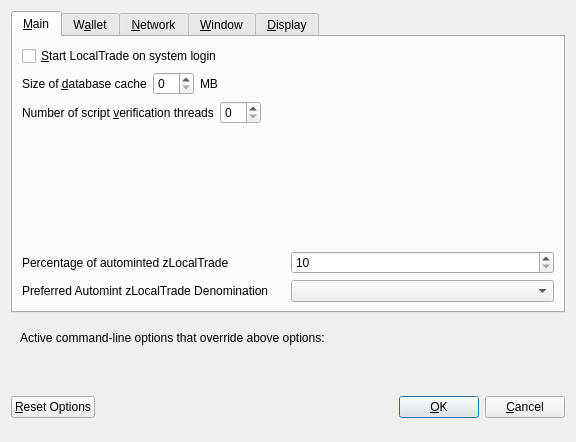
<?xml version="1.0" encoding="UTF-8"?>
<ui version="4.0">
 <class>OptionsDialog</class>
 <widget class="QDialog" name="OptionsDialog">
  <property name="geometry">
   <rect>
    <x>0</x>
    <y>0</y>
    <width>576</width>
    <height>442</height>
   </rect>
  </property>
  <property name="windowTitle">
   <string>Options</string>
  </property>
  <property name="modal">
   <bool>true</bool>
  </property>
  <layout class="QVBoxLayout" name="verticalLayout">
   <item>
    <widget class="QTabWidget" name="tabWidget">
     <property name="currentIndex">
      <number>0</number>
     </property>
     <widget class="QWidget" name="tabMain">
      <attribute name="title">
       <string>&amp;Main</string>
      </attribute>
      <layout class="QVBoxLayout" name="verticalLayout_Main">
       <item>
        <widget class="QCheckBox" name="bitcoinAtStartup">
         <property name="toolTip">
          <string>Automatically start LocalTrade after logging in to the system.</string>
         </property>
         <property name="text">
          <string>&amp;Start LocalTrade on system login</string>
         </property>
        </widget>
       </item>
       <item>
        <layout class="QHBoxLayout" name="horizontalLayout_2_Main">
         <item>
          <widget class="QLabel" name="databaseCacheLabel">
           <property name="text">
            <string>Size of &amp;database cache</string>
           </property>
           <property name="textFormat">
            <enum>Qt::PlainText</enum>
           </property>
           <property name="buddy">
            <cstring>databaseCache</cstring>
           </property>
          </widget>
         </item>
         <item>
          <widget class="QSpinBox" name="databaseCache"/>
         </item>
         <item>
          <widget class="QLabel" name="databaseCacheUnitLabel">
           <property name="text">
            <string>MB</string>
           </property>
           <property name="textFormat">
            <enum>Qt::PlainText</enum>
           </property>
          </widget>
         </item>
         <item>
          <spacer name="horizontalSpacer_2_Main">
           <property name="orientation">
            <enum>Qt::Horizontal</enum>
           </property>
           <property name="sizeHint" stdset="0">
            <size>
             <width>40</width>
             <height>20</height>
            </size>
           </property>
          </spacer>
         </item>
        </layout>
       </item>
       <item>
        <layout class="QHBoxLayout" name="horizontalLayout_3_Main">
         <item>
          <widget class="QLabel" name="threadsScriptVerifLabel">
           <property name="text">
            <string>Number of script &amp;verification threads</string>
           </property>
           <property name="textFormat">
            <enum>Qt::PlainText</enum>
           </property>
           <property name="buddy">
            <cstring>threadsScriptVerif</cstring>
           </property>
          </widget>
         </item>
         <item>
          <widget class="QSpinBox" name="threadsScriptVerif">
           <property name="toolTip">
            <string>(0 = auto, &lt;0 = leave that many cores free)</string>
           </property>
          </widget>
         </item>
         <item>
          <spacer name="horizontalSpacer_3_Main">
           <property name="orientation">
            <enum>Qt::Horizontal</enum>
           </property>
           <property name="sizeHint" stdset="0">
            <size>
             <width>40</width>
             <height>20</height>
            </size>
           </property>
          </spacer>
         </item>
        </layout>
       </item>
       <item>
        <spacer name="verticalSpacer_2">
         <property name="orientation">
          <enum>Qt::Vertical</enum>
         </property>
         <property name="sizeHint" stdset="0">
          <size>
           <width>20</width>
           <height>40</height>
          </size>
         </property>
        </spacer>
       </item>
       <item>
        <layout class="QHBoxLayout" name="horizontalLayout_3">
         <item>
          <widget class="QLabel" name="percentage_label">
           <property name="toolTip">
            <string>Percentage of incoming LocalTrade which get automatically converted to zLocalTrade via Zerocoin Protocol (min: 10%)</string>
           </property>
           <property name="text">
            <string>Percentage of autominted zLocalTrade</string>
           </property>
          </widget>
         </item>
         <item>
          <widget class="QSpinBox" name="zeromintPercentage">
           <property name="minimum">
            <number>10</number>
           </property>
           <property name="maximum">
            <number>100</number>
           </property>
          </widget>
         </item>
        </layout>
       </item>
       <item>
        <layout class="QHBoxLayout" name="horizontalLayout" stretch="0,0">
         <property name="sizeConstraint">
          <enum>QLayout::SetFixedSize</enum>
         </property>
         <item>
          <widget class="QLabel" name="labelPreferredDenom">
           <property name="maximumSize">
            <size>
             <width>16777215</width>
             <height>16777215</height>
            </size>
           </property>
           <property name="toolTip">
            <string>Wait with automatic conversion to Zerocoin until enough LocalTrade for this denomination is available</string>
           </property>
           <property name="text">
            <string>Preferred Automint zLocalTrade Denomination</string>
           </property>
          </widget>
         </item>
         <item>
          <widget class="QComboBox" name="preferredDenom">
           <property name="maximumSize">
            <size>
             <width>16777215</width>
             <height>27</height>
            </size>
           </property>
           <property name="toolTip">
            <string>Wait with automatic conversion to Zerocoin until enough LocalTrade for this denomination is available</string>
           </property>
           <property name="maxVisibleItems">
            <number>9</number>
           </property>
           <property name="maxCount">
            <number>9</number>
           </property>
          </widget>
         </item>
        </layout>
       </item>
      </layout>
     </widget>
     <widget class="QWidget" name="tabWallet">
      <attribute name="title">
       <string>W&amp;allet</string>
      </attribute>
      <layout class="QVBoxLayout" name="verticalLayout_Wallet">
       <item>
        <widget class="QGroupBox" name="groupBox">
         <property name="title">
          <string>Expert</string>
         </property>
         <layout class="QVBoxLayout" name="verticalLayout_2">
          <item>
           <widget class="QCheckBox" name="coinControlFeatures">
            <property name="toolTip">
             <string>Whether to show coin control features or not.</string>
            </property>
            <property name="text">
             <string>Enable coin &amp;control features</string>
            </property>
           </widget>
          </item>
          <item>
           <widget class="QCheckBox" name="showMasternodesTab">
            <property name="toolTip">
             <string>Show additional tab listing all your masternodes in first sub-tab&lt;br/&gt;and all masternodes on the network in second sub-tab.</string>
            </property>
            <property name="text">
             <string>Show Masternodes Tab</string>
            </property>
           </widget>
          </item>
          <item>
           <widget class="QCheckBox" name="spendZeroConfChange">
            <property name="toolTip">
             <string>If you disable the spending of unconfirmed change, the change from a transaction&lt;br/&gt;cannot be used until that transaction has at least one confirmation.&lt;br/&gt;This also affects how your balance is computed.</string>
            </property>
            <property name="text">
             <string>&amp;Spend unconfirmed change</string>
            </property>
           </widget>
          </item>
         </layout>
        </widget>
       </item>
       <item>
        <spacer name="verticalSpacer_Wallet">
         <property name="orientation">
          <enum>Qt::Vertical</enum>
         </property>
         <property name="sizeHint" stdset="0">
          <size>
           <width>20</width>
           <height>40</height>
          </size>
         </property>
        </spacer>
       </item>
      </layout>
     </widget>
     <widget class="QWidget" name="tabNetwork">
      <attribute name="title">
       <string>&amp;Network</string>
      </attribute>
      <layout class="QVBoxLayout" name="verticalLayout_Network">
       <item>
        <widget class="QCheckBox" name="mapPortUpnp">
         <property name="toolTip">
          <string>Automatically open the LocalTrade client port on the router. This only works when your router supports UPnP and it is enabled.</string>
         </property>
         <property name="text">
          <string>Map port using &amp;UPnP</string>
         </property>
        </widget>
       </item>
       <item>
        <widget class="QCheckBox" name="allowIncoming">
         <property name="toolTip">
          <string>Accept connections from outside</string>
         </property>
         <property name="text">
          <string>Allow incoming connections</string>
         </property>
        </widget>
       </item>
       <item>
        <widget class="QCheckBox" name="connectSocks">
         <property name="toolTip">
          <string>Connect to the LocalTrade network through a SOCKS5 proxy.</string>
         </property>
         <property name="text">
          <string>&amp;Connect through SOCKS5 proxy (default proxy):</string>
         </property>
        </widget>
       </item>
       <item>
        <layout class="QHBoxLayout" name="horizontalLayout_1_Network">
         <item>
          <widget class="QLabel" name="proxyIpLabel">
           <property name="text">
            <string>Proxy &amp;IP:</string>
           </property>
           <property name="textFormat">
            <enum>Qt::PlainText</enum>
           </property>
           <property name="buddy">
            <cstring>proxyIp</cstring>
           </property>
          </widget>
         </item>
         <item>
          <widget class="QValidatedLineEdit" name="proxyIp">
           <property name="minimumSize">
            <size>
             <width>140</width>
             <height>0</height>
            </size>
           </property>
           <property name="maximumSize">
            <size>
             <width>140</width>
             <height>16777215</height>
            </size>
           </property>
           <property name="toolTip">
            <string>IP address of the proxy (e.g. IPv4: 127.0.0.1 / IPv6: ::1)</string>
           </property>
          </widget>
         </item>
         <item>
          <widget class="QLabel" name="proxyPortLabel">
           <property name="text">
            <string>&amp;Port:</string>
           </property>
           <property name="textFormat">
            <enum>Qt::PlainText</enum>
           </property>
           <property name="buddy">
            <cstring>proxyPort</cstring>
           </property>
          </widget>
         </item>
         <item>
          <widget class="QLineEdit" name="proxyPort">
           <property name="minimumSize">
            <size>
             <width>55</width>
             <height>0</height>
            </size>
           </property>
           <property name="maximumSize">
            <size>
             <width>55</width>
             <height>16777215</height>
            </size>
           </property>
           <property name="toolTip">
            <string>Port of the proxy (e.g. 9050)</string>
           </property>
          </widget>
         </item>
         <item>
          <spacer name="horizontalSpacer_1_Network">
           <property name="orientation">
            <enum>Qt::Horizontal</enum>
           </property>
           <property name="sizeHint" stdset="0">
            <size>
             <width>40</width>
             <height>20</height>
            </size>
           </property>
          </spacer>
         </item>
        </layout>
       </item>
       <item>
        <spacer name="verticalSpacer_Network">
         <property name="orientation">
          <enum>Qt::Vertical</enum>
         </property>
         <property name="sizeHint" stdset="0">
          <size>
           <width>20</width>
           <height>40</height>
          </size>
         </property>
        </spacer>
       </item>
      </layout>
     </widget>
     <widget class="QWidget" name="tabWindow">
      <attribute name="title">
       <string>&amp;Window</string>
      </attribute>
      <layout class="QVBoxLayout" name="verticalLayout_Window">
       <item>
        <widget class="QCheckBox" name="minimizeToTray">
         <property name="toolTip">
          <string>Show only a tray icon after minimizing the window.</string>
         </property>
         <property name="text">
          <string>&amp;Minimize to the tray instead of the taskbar</string>
         </property>
        </widget>
       </item>
       <item>
        <widget class="QCheckBox" name="minimizeOnClose">
         <property name="toolTip">
          <string>Minimize instead of exit the application when the window is closed. When this option is enabled, the application will be closed only after selecting Quit in the menu.</string>
         </property>
         <property name="text">
          <string>M&amp;inimize on close</string>
         </property>
        </widget>
       </item>
       <item>
        <spacer name="verticalSpacer_Window">
         <property name="orientation">
          <enum>Qt::Vertical</enum>
         </property>
         <property name="sizeHint" stdset="0">
          <size>
           <width>20</width>
           <height>40</height>
          </size>
         </property>
        </spacer>
       </item>
      </layout>
     </widget>
     <widget class="QWidget" name="tabDisplay">
      <attribute name="title">
       <string>&amp;Display</string>
      </attribute>
      <layout class="QVBoxLayout" name="verticalLayout_Display">
       <item>
        <layout class="QHBoxLayout" name="horizontalLayout_1_Display">
         <item>
          <widget class="QLabel" name="langLabel">
           <property name="text">
            <string>User Interface &amp;language:</string>
           </property>
           <property name="textFormat">
            <enum>Qt::PlainText</enum>
           </property>
           <property name="buddy">
            <cstring>lang</cstring>
           </property>
          </widget>
         </item>
         <item>
          <widget class="QValueComboBox" name="lang">
           <property name="toolTip">
            <string>The user interface language can be set here. This setting will take effect after restarting LocalTrade.</string>
           </property>
          </widget>
         </item>
        </layout>
       </item>
       <item>
        <widget class="QLabel" name="label_3">
         <property name="toolTip">
          <string notr="true"/>
         </property>
         <property name="statusTip">
          <string notr="true"/>
         </property>
         <property name="whatsThis">
          <string notr="true"/>
         </property>
         <property name="accessibleName">
          <string notr="true"/>
         </property>
         <property name="text">
          <string>Language missing or translation incomplete? Help contributing translations here:
https://www.transifex.com/localtrade-project/localtrade-project-translations</string>
         </property>
         <property name="wordWrap">
          <bool>true</bool>
         </property>
         <property name="openExternalLinks">
          <bool>true</bool>
         </property>
         <property name="textInteractionFlags">
          <set>Qt::TextBrowserInteraction</set>
         </property>
        </widget>
       </item>
       <item>
        <layout class="QHBoxLayout" name="horizontalLayout_4_Display" stretch="0,0">
         <item>
          <widget class="QLabel" name="themeLabel">
           <property name="text">
            <string>User Interface Theme:</string>
           </property>
          </widget>
         </item>
         <item>
          <widget class="QValueComboBox" name="theme"/>
         </item>
        </layout>
       </item>
       <item>
        <widget class="Line" name="line">
         <property name="orientation">
          <enum>Qt::Horizontal</enum>
         </property>
        </widget>
       </item>
       <item>
        <layout class="QHBoxLayout" name="horizontalLayout_2_Display">
         <item>
          <widget class="QLabel" name="unitLabel">
           <property name="text">
            <string>&amp;Unit to show amounts in:</string>
           </property>
           <property name="textFormat">
            <enum>Qt::PlainText</enum>
           </property>
           <property name="buddy">
            <cstring>unit</cstring>
           </property>
          </widget>
         </item>
         <item>
          <widget class="QValueComboBox" name="unit">
           <property name="toolTip">
            <string>Choose the default subdivision unit to show in the interface and when sending coins.</string>
           </property>
          </widget>
         </item>
        </layout>
       </item>
       <item>
        <layout class="QHBoxLayout" name="horizontalLayout_5_Display">
         <item>
          <widget class="QLabel" name="digitsLabel">
           <property name="text">
            <string>Decimal digits</string>
           </property>
          </widget>
         </item>
         <item>
          <widget class="QValueComboBox" name="digits"/>
         </item>
        </layout>
       </item>
       <item>
        <layout class="QHBoxLayout" name="horizontalLayout_3_Display">
         <item>
          <widget class="QLabel" name="thirdPartyTxUrlsLabel">
           <property name="toolTip">
            <string>Third party URLs (e.g. a block explorer) that appear in the transactions tab as context menu items. %s in the URL is replaced by transaction hash. Multiple URLs are separated by vertical bar |.</string>
           </property>
           <property name="text">
            <string>Third party transaction URLs</string>
           </property>
           <property name="buddy">
            <cstring>thirdPartyTxUrls</cstring>
           </property>
          </widget>
         </item>
         <item>
          <widget class="QLineEdit" name="thirdPartyTxUrls">
           <property name="toolTip">
            <string>Third party URLs (e.g. a block explorer) that appear in the transactions tab as context menu items. %s in the URL is replaced by transaction hash. Multiple URLs are separated by vertical bar |.</string>
           </property>
          </widget>
         </item>
        </layout>
       </item>
       <item>
        <spacer name="verticalSpacer">
         <property name="orientation">
          <enum>Qt::Vertical</enum>
         </property>
         <property name="sizeHint" stdset="0">
          <size>
           <width>20</width>
           <height>40</height>
          </size>
         </property>
        </spacer>
       </item>
      </layout>
     </widget>
    </widget>
   </item>
   <item>
    <widget class="QFrame" name="frame">
     <layout class="QVBoxLayout" name="verticalLayout_Bottom">
      <item>
       <layout class="QHBoxLayout" name="horizontalLayout_Bottom">
        <item>
         <widget class="QLabel" name="overriddenByCommandLineInfoLabel">
          <property name="text">
           <string>Active command-line options that override above options:</string>
          </property>
          <property name="textFormat">
           <enum>Qt::PlainText</enum>
          </property>
         </widget>
        </item>
        <item>
         <spacer name="horizontalSpacer_Bottom">
          <property name="orientation">
           <enum>Qt::Horizontal</enum>
          </property>
          <property name="sizeHint" stdset="0">
           <size>
            <width>40</width>
            <height>20</height>
           </size>
          </property>
         </spacer>
        </item>
       </layout>
      </item>
      <item>
       <widget class="QLabel" name="overriddenByCommandLineLabel">
        <property name="text">
         <string/>
        </property>
        <property name="textFormat">
         <enum>Qt::PlainText</enum>
        </property>
        <property name="wordWrap">
         <bool>true</bool>
        </property>
       </widget>
      </item>
     </layout>
    </widget>
   </item>
   <item>
    <layout class="QHBoxLayout" name="horizontalLayout_Buttons">
     <item>
      <widget class="QPushButton" name="resetButton">
       <property name="toolTip">
        <string>Reset all client options to default.</string>
       </property>
       <property name="text">
        <string>&amp;Reset Options</string>
       </property>
       <property name="autoDefault">
        <bool>false</bool>
       </property>
      </widget>
     </item>
     <item>
      <spacer name="horizontalSpacer_1">
       <property name="orientation">
        <enum>Qt::Horizontal</enum>
       </property>
       <property name="sizeHint" stdset="0">
        <size>
         <width>40</width>
         <height>48</height>
        </size>
       </property>
      </spacer>
     </item>
     <item>
      <widget class="QLabel" name="statusLabel">
       <property name="minimumSize">
        <size>
         <width>200</width>
         <height>0</height>
        </size>
       </property>
       <property name="font">
        <font>
         <weight>75</weight>
         <bold>true</bold>
        </font>
       </property>
       <property name="text">
        <string/>
       </property>
       <property name="textFormat">
        <enum>Qt::PlainText</enum>
       </property>
       <property name="wordWrap">
        <bool>true</bool>
       </property>
      </widget>
     </item>
     <item>
      <spacer name="horizontalSpacer_2">
       <property name="orientation">
        <enum>Qt::Horizontal</enum>
       </property>
       <property name="sizeHint" stdset="0">
        <size>
         <width>40</width>
         <height>48</height>
        </size>
       </property>
      </spacer>
     </item>
     <item>
      <widget class="QPushButton" name="okButton">
       <property name="text">
        <string>&amp;OK</string>
       </property>
       <property name="autoDefault">
        <bool>false</bool>
       </property>
       <property name="default">
        <bool>true</bool>
       </property>
      </widget>
     </item>
     <item>
      <widget class="QPushButton" name="cancelButton">
       <property name="text">
        <string>&amp;Cancel</string>
       </property>
       <property name="autoDefault">
        <bool>false</bool>
       </property>
      </widget>
     </item>
    </layout>
   </item>
  </layout>
 </widget>
 <customwidgets>
  <customwidget>
   <class>QValidatedLineEdit</class>
   <extends>QLineEdit</extends>
   <header>qvalidatedlineedit.h</header>
  </customwidget>
  <customwidget>
   <class>QValueComboBox</class>
   <extends>QComboBox</extends>
   <header>qvaluecombobox.h</header>
  </customwidget>
 </customwidgets>
 <resources/>
 <connections/>
</ui>
